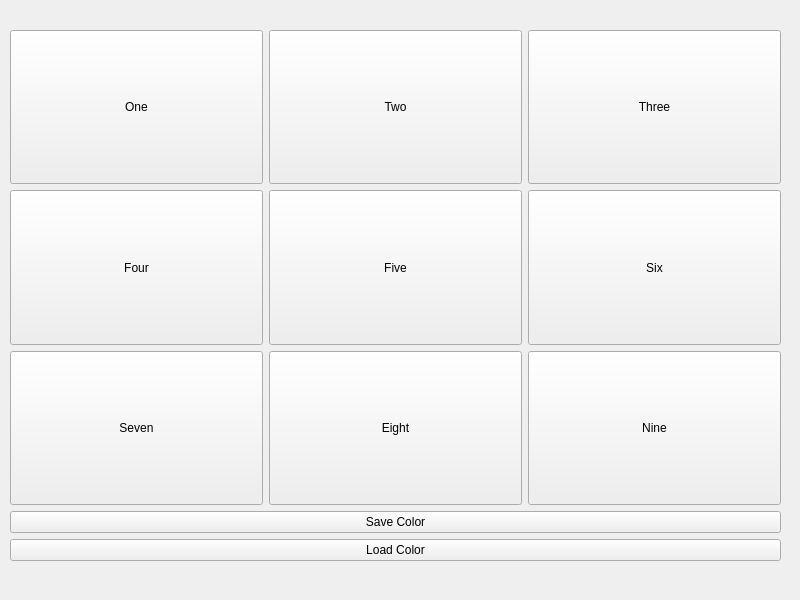
<?xml version="1.0" encoding="UTF-8"?>
<ui version="4.0">
 <class>Widget</class>
 <widget class="QWidget" name="Widget">
  <property name="geometry">
   <rect>
    <x>0</x>
    <y>0</y>
    <width>800</width>
    <height>600</height>
   </rect>
  </property>
  <property name="windowTitle">
   <string>Widget</string>
  </property>
  <widget class="QWidget" name="">
   <property name="geometry">
    <rect>
     <x>10</x>
     <y>30</y>
     <width>771</width>
     <height>531</height>
    </rect>
   </property>
   <layout class="QVBoxLayout" name="verticalLayout">
    <item>
     <layout class="QGridLayout" name="gridLayout">
      <item row="0" column="0">
       <widget class="QPushButton" name="Button_1">
        <property name="sizePolicy">
         <sizepolicy hsizetype="Minimum" vsizetype="MinimumExpanding">
          <horstretch>0</horstretch>
          <verstretch>0</verstretch>
         </sizepolicy>
        </property>
        <property name="text">
         <string>One</string>
        </property>
        <property name="iconSize">
         <size>
          <width>100</width>
          <height>100</height>
         </size>
        </property>
       </widget>
      </item>
      <item row="0" column="1">
       <widget class="QPushButton" name="Button_2">
        <property name="sizePolicy">
         <sizepolicy hsizetype="Minimum" vsizetype="MinimumExpanding">
          <horstretch>0</horstretch>
          <verstretch>0</verstretch>
         </sizepolicy>
        </property>
        <property name="text">
         <string>Two</string>
        </property>
       </widget>
      </item>
      <item row="0" column="2">
       <widget class="QPushButton" name="Button_3">
        <property name="sizePolicy">
         <sizepolicy hsizetype="Minimum" vsizetype="MinimumExpanding">
          <horstretch>0</horstretch>
          <verstretch>0</verstretch>
         </sizepolicy>
        </property>
        <property name="text">
         <string>Three</string>
        </property>
       </widget>
      </item>
      <item row="1" column="0">
       <widget class="QPushButton" name="Button_4">
        <property name="sizePolicy">
         <sizepolicy hsizetype="Minimum" vsizetype="MinimumExpanding">
          <horstretch>0</horstretch>
          <verstretch>0</verstretch>
         </sizepolicy>
        </property>
        <property name="text">
         <string>Four</string>
        </property>
       </widget>
      </item>
      <item row="1" column="1">
       <widget class="QPushButton" name="Button_5">
        <property name="sizePolicy">
         <sizepolicy hsizetype="Minimum" vsizetype="MinimumExpanding">
          <horstretch>0</horstretch>
          <verstretch>0</verstretch>
         </sizepolicy>
        </property>
        <property name="text">
         <string>Five</string>
        </property>
       </widget>
      </item>
      <item row="1" column="2">
       <widget class="QPushButton" name="Button_6">
        <property name="sizePolicy">
         <sizepolicy hsizetype="Minimum" vsizetype="MinimumExpanding">
          <horstretch>0</horstretch>
          <verstretch>0</verstretch>
         </sizepolicy>
        </property>
        <property name="text">
         <string>Six</string>
        </property>
       </widget>
      </item>
      <item row="2" column="0">
       <widget class="QPushButton" name="Button_7">
        <property name="sizePolicy">
         <sizepolicy hsizetype="Minimum" vsizetype="MinimumExpanding">
          <horstretch>0</horstretch>
          <verstretch>0</verstretch>
         </sizepolicy>
        </property>
        <property name="text">
         <string>Seven</string>
        </property>
       </widget>
      </item>
      <item row="2" column="1">
       <widget class="QPushButton" name="Button_8">
        <property name="sizePolicy">
         <sizepolicy hsizetype="Minimum" vsizetype="MinimumExpanding">
          <horstretch>0</horstretch>
          <verstretch>0</verstretch>
         </sizepolicy>
        </property>
        <property name="text">
         <string>Eight</string>
        </property>
       </widget>
      </item>
      <item row="2" column="2">
       <widget class="QPushButton" name="Button_9">
        <property name="sizePolicy">
         <sizepolicy hsizetype="Minimum" vsizetype="MinimumExpanding">
          <horstretch>0</horstretch>
          <verstretch>0</verstretch>
         </sizepolicy>
        </property>
        <property name="text">
         <string>Nine</string>
        </property>
       </widget>
      </item>
     </layout>
    </item>
    <item>
     <widget class="QPushButton" name="SaveColor">
      <property name="text">
       <string>Save Color</string>
      </property>
     </widget>
    </item>
    <item>
     <widget class="QPushButton" name="LoadColor">
      <property name="text">
       <string>Load Color</string>
      </property>
     </widget>
    </item>
   </layout>
  </widget>
 </widget>
 <resources/>
 <connections/>
</ui>
